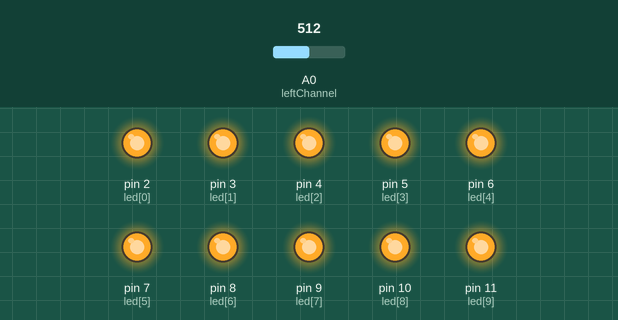
The sketch below on a simulated Arduino Uno, built with avr-gcc and run on an emulated ATmega328P. On the bench: output pins drawn as LEDs (lit = HIGH). Inputs (shaded band) come from the test bench; at power-on: A0 (leftChannel) = 512. What the sketch prints to the serial monitor is not drawn.

Above: at 1.2 s.
1.3 s: A0 (leftChannel) set to 55
2.8 s: A0 (leftChannel) set to 49
At 3.3 s:
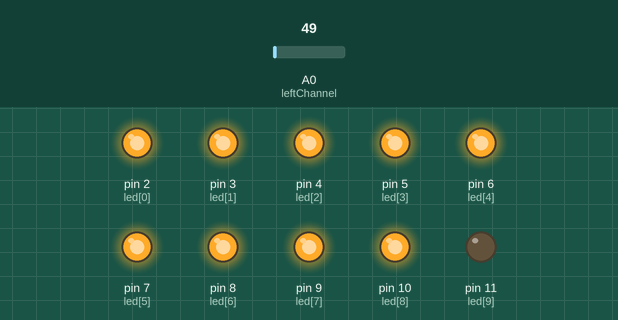
4.3 s: A0 (leftChannel) set to 0
At 5.5 s:
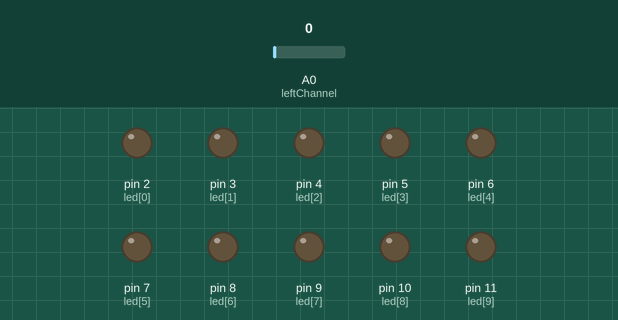
5.8 s: A0 (leftChannel) set to 3
7.3 s: A0 (leftChannel) set to 6
At 7.8 s:
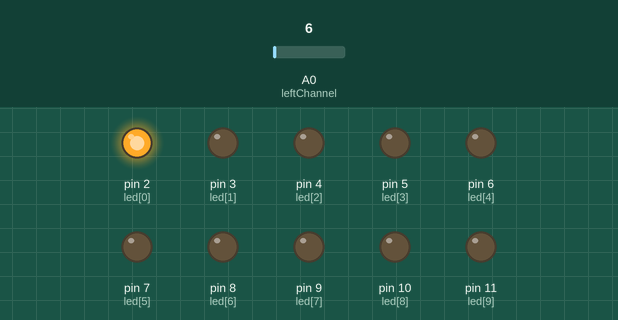
8.8 s: A0 (leftChannel) set to 122
At 10.3 s:
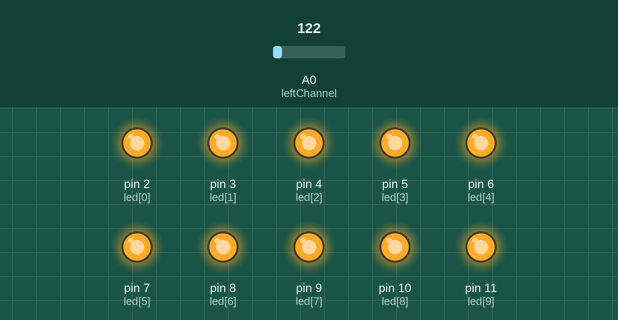
Timing chart, 0 to 11.3 s (numbered marks = the images above; inputs shaded):
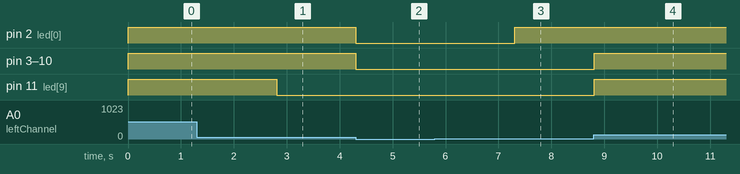

The sketch:

_12_Noise_Level_Meter.ino
```cpp
int led[10] = {2,3,4,5,6,7,8,9,10,11,};
// Assign the pins for the leds
int leftChannel = 0;
int left, i;
void setup()
{
for (i = 0; i < 10; i++)
pinMode(led[i], OUTPUT);
Serial.begin(9600);
}
void loop()
{
left = analogRead(leftChannel);
Serial.println(left);
left = left / 5;
  if (left == 0)
{
   for(i = 0; i < 10; i++)
{
     digitalWrite(led[i], LOW);      }
  }    else
 {
 for (i = 0; i < left; i++)
 {
digitalWrite(led[i], HIGH);
  }
 for(i = i; i < 10; i++)
  {      digitalWrite(led[i], LOW);
   }
 }
}
```

Measured:
- the behaviour switches between 50 and 49 on A0 (leftChannel) (found by bisection; images 0 and 1)
- the behaviour switches between 4 and 5 on A0 (leftChannel) (found by bisection; images 2 and 3)
- after the input at 2.8 s, pin 11 (led[9]): HIGH → LOW at once
- after the input at 4.3 s, pin 2 (led[0]), pin 3 (led[1]), pin 4 (led[2]), pin 5 (led[3]), pin 6 (led[4]), pin 7 (led[5]), pin 8 (led[6]), pin 9 (led[7]), pin 10 (led[8]): HIGH → LOW at once
- after the input at 7.3 s, pin 2 (led[0]): LOW → HIGH at once
- after the input at 8.8 s, pin 3 (led[1]), pin 4 (led[2]), pin 5 (led[3]), pin 6 (led[4]), pin 7 (led[5]), pin 8 (led[6]), pin 9 (led[7]), pin 10 (led[8]), pin 11 (led[9]): LOW → HIGH at once
